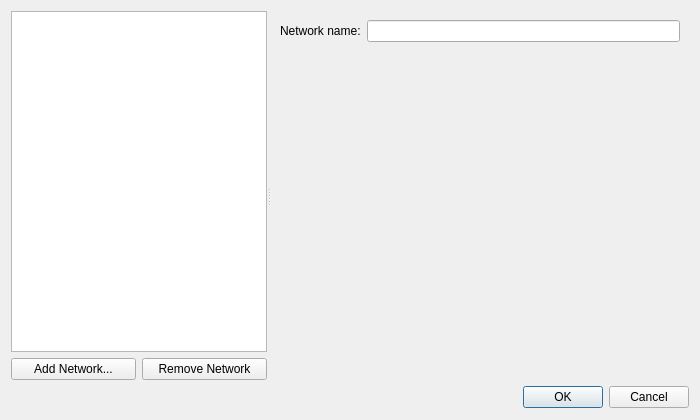
<?xml version="1.0" encoding="UTF-8"?>
<ui version="4.0">
 <class>SetupDialog</class>
 <widget class="QDialog" name="SetupDialog">
  <property name="geometry">
   <rect>
    <x>0</x>
    <y>0</y>
    <width>700</width>
    <height>420</height>
   </rect>
  </property>
  <property name="minimumSize">
   <size>
    <width>700</width>
    <height>420</height>
   </size>
  </property>
  <property name="windowTitle">
   <string>Measurement Setup</string>
  </property>
  <layout class="QVBoxLayout" name="verticalLayout">
   <item>
    <widget class="QWidget" name="widget" native="true">
     <layout class="QVBoxLayout" name="verticalLayout_5">
      <property name="leftMargin">
       <number>0</number>
      </property>
      <property name="topMargin">
       <number>0</number>
      </property>
      <property name="rightMargin">
       <number>0</number>
      </property>
      <property name="bottomMargin">
       <number>0</number>
      </property>
      <item>
       <widget class="QSplitter" name="splitter">
        <property name="orientation">
         <enum>Qt::Horizontal</enum>
        </property>
        <widget class="QWidget" name="widget_4" native="true">
         <layout class="QVBoxLayout" name="verticalLayout_2">
          <property name="leftMargin">
           <number>0</number>
          </property>
          <property name="topMargin">
           <number>0</number>
          </property>
          <property name="rightMargin">
           <number>0</number>
          </property>
          <property name="bottomMargin">
           <number>0</number>
          </property>
          <item>
           <widget class="QTreeView" name="treeView">
            <property name="sizePolicy">
             <sizepolicy hsizetype="Expanding" vsizetype="Expanding">
              <horstretch>2</horstretch>
              <verstretch>0</verstretch>
             </sizepolicy>
            </property>
            <property name="contextMenuPolicy">
             <enum>Qt::CustomContextMenu</enum>
            </property>
            <property name="selectionMode">
             <enum>QAbstractItemView::SingleSelection</enum>
            </property>
            <property name="uniformRowHeights">
             <bool>true</bool>
            </property>
            <attribute name="headerVisible">
             <bool>false</bool>
            </attribute>
           </widget>
          </item>
          <item>
           <widget class="QWidget" name="widget_5" native="true">
            <layout class="QHBoxLayout" name="horizontalLayout_3">
             <property name="leftMargin">
              <number>0</number>
             </property>
             <property name="topMargin">
              <number>0</number>
             </property>
             <property name="rightMargin">
              <number>0</number>
             </property>
             <property name="bottomMargin">
              <number>0</number>
             </property>
             <item>
              <widget class="QPushButton" name="btAddNetwork">
               <property name="text">
                <string>Add Network...</string>
               </property>
              </widget>
             </item>
             <item>
              <widget class="QPushButton" name="btRemoveNetwork">
               <property name="text">
                <string>Remove Network</string>
               </property>
              </widget>
             </item>
            </layout>
           </widget>
          </item>
         </layout>
        </widget>
        <widget class="QStackedWidget" name="stackedWidget">
         <property name="sizePolicy">
          <sizepolicy hsizetype="Preferred" vsizetype="Preferred">
           <horstretch>3</horstretch>
           <verstretch>0</verstretch>
          </sizepolicy>
         </property>
         <property name="currentIndex">
          <number>1</number>
         </property>
         <widget class="QWidget" name="emptyPage"/>
         <widget class="QWidget" name="networkPage">
          <layout class="QFormLayout" name="formLayout">
           <item row="0" column="0">
            <widget class="QLabel" name="label">
             <property name="text">
              <string>Network name:</string>
             </property>
            </widget>
           </item>
           <item row="0" column="1">
            <widget class="QLineEdit" name="edNetworkName"/>
           </item>
          </layout>
         </widget>
         <widget class="QWidget" name="interfacesPage">
          <layout class="QVBoxLayout" name="verticalLayout_3">
           <property name="leftMargin">
            <number>0</number>
           </property>
           <property name="topMargin">
            <number>0</number>
           </property>
           <property name="rightMargin">
            <number>0</number>
           </property>
           <property name="bottomMargin">
            <number>0</number>
           </property>
           <item>
            <widget class="QLabel" name="label_2">
             <property name="text">
              <string>CAN interfaces assigned to this network:</string>
             </property>
            </widget>
           </item>
           <item>
            <widget class="QTreeView" name="interfacesTreeView"/>
           </item>
           <item>
            <widget class="QWidget" name="widget_2" native="true">
             <layout class="QHBoxLayout" name="horizontalLayout">
              <property name="leftMargin">
               <number>0</number>
              </property>
              <property name="topMargin">
               <number>0</number>
              </property>
              <property name="rightMargin">
               <number>0</number>
              </property>
              <property name="bottomMargin">
               <number>0</number>
              </property>
              <item>
               <widget class="QPushButton" name="btAddInterface">
                <property name="text">
                 <string>Add &amp;Interface...</string>
                </property>
               </widget>
              </item>
              <item>
               <widget class="QPushButton" name="btRemoveInterface">
                <property name="text">
                 <string>&amp;Remove Interface</string>
                </property>
               </widget>
              </item>
             </layout>
            </widget>
           </item>
          </layout>
         </widget>
         <widget class="QWidget" name="candbsPage">
          <layout class="QVBoxLayout" name="verticalLayout_4">
           <property name="leftMargin">
            <number>0</number>
           </property>
           <property name="topMargin">
            <number>0</number>
           </property>
           <property name="rightMargin">
            <number>0</number>
           </property>
           <property name="bottomMargin">
            <number>0</number>
           </property>
           <item>
            <widget class="QTreeView" name="candbsTreeView">
             <property name="alternatingRowColors">
              <bool>false</bool>
             </property>
             <property name="uniformRowHeights">
              <bool>false</bool>
             </property>
            </widget>
           </item>
           <item>
            <widget class="QWidget" name="widget_3" native="true">
             <layout class="QHBoxLayout" name="horizontalLayout_2">
              <property name="leftMargin">
               <number>0</number>
              </property>
              <property name="topMargin">
               <number>0</number>
              </property>
              <property name="rightMargin">
               <number>0</number>
              </property>
              <property name="bottomMargin">
               <number>0</number>
              </property>
              <item>
               <widget class="QPushButton" name="btAddDatabase">
                <property name="text">
                 <string>Add &amp;Database...</string>
                </property>
               </widget>
              </item>
              <item>
               <widget class="QPushButton" name="btRemoveDatabase">
                <property name="text">
                 <string>&amp;Remove Database</string>
                </property>
               </widget>
              </item>
              <item>
               <widget class="QPushButton" name="btReloadDatabases">
                <property name="text">
                 <string>Reload Databases</string>
                </property>
               </widget>
              </item>
             </layout>
            </widget>
           </item>
          </layout>
         </widget>
        </widget>
       </widget>
      </item>
     </layout>
    </widget>
   </item>
   <item>
    <widget class="QDialogButtonBox" name="buttonBox">
     <property name="maximumSize">
      <size>
       <width>682</width>
       <height>23</height>
      </size>
     </property>
     <property name="orientation">
      <enum>Qt::Horizontal</enum>
     </property>
     <property name="standardButtons">
      <set>QDialogButtonBox::Cancel|QDialogButtonBox::Ok</set>
     </property>
    </widget>
   </item>
  </layout>
 </widget>
 <resources/>
 <connections>
  <connection>
   <sender>buttonBox</sender>
   <signal>accepted()</signal>
   <receiver>SetupDialog</receiver>
   <slot>accept()</slot>
   <hints>
    <hint type="sourcelabel">
     <x>266</x>
     <y>825</y>
    </hint>
    <hint type="destinationlabel">
     <x>157</x>
     <y>274</y>
    </hint>
   </hints>
  </connection>
  <connection>
   <sender>buttonBox</sender>
   <signal>rejected()</signal>
   <receiver>SetupDialog</receiver>
   <slot>reject()</slot>
   <hints>
    <hint type="sourcelabel">
     <x>334</x>
     <y>825</y>
    </hint>
    <hint type="destinationlabel">
     <x>286</x>
     <y>274</y>
    </hint>
   </hints>
  </connection>
 </connections>
</ui>
